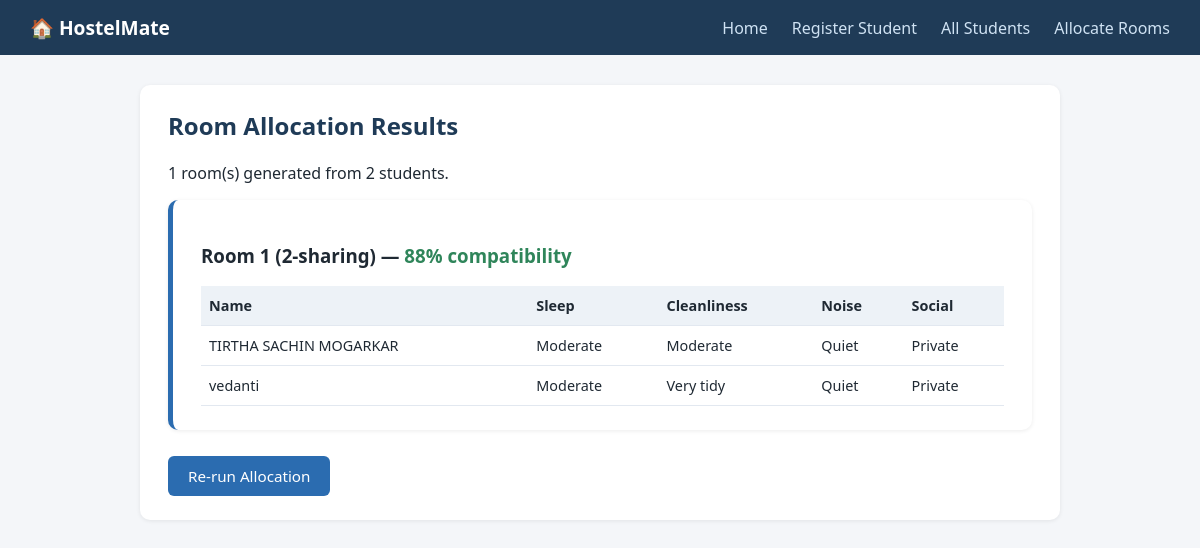
The page /allocate on the database its author committed.
### tables this page shows
CREATE TABLE students (
            id INTEGER PRIMARY KEY AUTOINCREMENT,
            name TEXT NOT NULL,
            sleep_schedule TEXT NOT NULL,
            wake_schedule TEXT NOT NULL,
            study_habits TEXT NOT NULL,
            cleanliness TEXT NOT NULL,
            noise_tolerance TEXT NOT NULL,
            social_preference TEXT NOT NULL,
            guest_frequency TEXT NOT NULL,
            food_preference TEXT NOT NULL,
            study_hours TEXT NOT NULL,
            sleeping_environment TEXT NOT NULL,
            room_size TEXT NOT NULL,            -- '2', '3', or '4'
            preferred_roommates TEXT DEFAULT ''  -- comma-separated student ids
        );

### app.py (the view)
@app.route("/allocate")
def allocate():
    all_students = db.get_all_students()
    if len(all_students) < 2:
        return render_template("allocate.html", rooms=None,
                                warning="Add at least 2 students before running allocation.")
    rooms = matching.allocate_rooms(all_students)
    return render_template("allocate.html", rooms=rooms, warning=None)

### app.py (called while the page is built)
@app.before_request
def ensure_db():
    db.init_db()

### db.py (called while the page is built)
def get_connection():
    conn = sqlite3.connect(DB_NAME)
    conn.row_factory = sqlite3.Row  # lets us access columns by name, e.g. row["name"]
    return conn

def init_db():
    conn = get_connection()
    conn.execute(
        """
        CREATE TABLE IF NOT EXISTS students (
            id INTEGER PRIMARY KEY AUTOINCREMENT,
            name TEXT NOT NULL,
            sleep_schedule TEXT NOT NULL,
            wake_schedule TEXT NOT NULL,
            study_habits TEXT NOT NULL,
            cleanliness TEXT NOT NULL,
            noise_tolerance TEXT NOT NULL,
            social_preference TEXT NOT NULL,
            guest_frequency TEXT NOT NULL,
            food_preference TEXT NOT NULL,
            study_hours TEXT NOT NULL,
            sleeping_environment TEXT NOT NULL,
            room_size TEXT NOT NULL,            -- '2', '3', or '4'
            preferred_roommates TEXT DEFAULT ''  -- comma-separated student ids
        )
        """
    )
    conn.commit()
    conn.close()

def get_all_students():
    conn = get_connection()
    rows = conn.execute("SELECT * FROM students").fetchall()
    conn.close()
    return rows

### matching.py (called while the page is built)
def _attribute_score(field, val_a, val_b):
    if val_a == val_b:
        return 1.0
    if val_a in NEUTRAL_VALUES or val_b in NEUTRAL_VALUES:
        return 1.0
    if field in ORDINAL_SCALES:
        scale = ORDINAL_SCALES[field]
        try:
            dist = abs(scale.index(val_a) - scale.index(val_b))
            max_dist = len(scale) - 1
            return 1.0 - (dist / max_dist)
        except ValueError:
            return 0.0  # unrecognised value, treat as mismatch
    return 0.0

def compute_compatibility(a, b):
    total = 0.0
    for field, weight in WEIGHTS.items():
        total += _attribute_score(field, a[field], b[field]) * weight
    preferred_a = [x.strip() for x in (a["preferred_roommates"] or "").split(",") if x.strip()]
    preferred_b = [x.strip() for x in (b["preferred_roommates"] or "").split(",") if x.strip()]
    if str(b["id"]) in preferred_a and str(a["id"]) in preferred_b:
        total += MUTUAL_PREFERENCE_BONUS
    return round(min(total, 100))

def build_compatibility_matrix(students):
    matrix = {}
    for i, a in enumerate(students):
        for b in students[i + 1:]:
            score = compute_compatibility(a, b)
            matrix[(a["id"], b["id"])] = score
            matrix[(b["id"], a["id"])] = score
    return matrix

### templates/allocate.html
{% extends "base.html" %}
{% block content %}
<div class="card">
    <h2>Room Allocation Results</h2>
    {% if warning %}
        <div class="notice">{{ warning }}</div>
    {% elif rooms %}
        <p>{{ rooms|length }} room(s) generated from {{ rooms|map(attribute="members")|map("length")|sum }} students.</p>
        {% for room in rooms %}
        <div class="card room-card">
            <h3>
                Room {{ loop.index }} ({{ room.members|length }}-sharing)
                —
                <span class="score {{ 'high' if room.avg_compatibility >= 75 else ('mid' if room.avg_compatibility >= 50 else 'low') }}">
                    {{ room.avg_compatibility }}% compatibility
                </span>
            </h3>
            <table>
                <tr><th>Name</th><th>Sleep</th><th>Cleanliness</th><th>Noise</th><th>Social</th></tr>
                {% for m in room.members %}
                <tr>
                    <td>{{ m.name }}</td>
                    <td>{{ m.sleep_schedule }}</td>
                    <td>{{ m.cleanliness }}</td>
                    <td>{{ m.noise_tolerance }}</td>
                    <td>{{ m.social_preference }}</td>
                </tr>
                {% endfor %}
            </table>
        </div>
        {% endfor %}
    {% endif %}
    <a class="btn" href="{{ url_for('allocate') }}">Re-run Allocation</a>
</div>
{% endblock %}

### static/style.css (style rules this page uses)
* { box-sizing: border-box; }
body { font-family: "Segoe UI", Arial, sans-serif; background: #f4f6f9; color: #1f2933; margin: 0; }
.card { background: #fff; border-radius: 10px; padding: 24px 28px; box-shadow: 0 1px 4px rgba(0,0,0,0.08); margin-bottom: 20px; }
h2 { color: #1f3b57; margin-top: 0; }
button, .btn { background: #2b6cb0; color: #fff; border: none; padding: 10px 20px; border-radius: 6px; font-size: 0.95rem; cursor: pointer; text-decoration: none; display: inline-block; margin-top: 10px; }
table { width: 100%; border-collapse: collapse; margin-top: 10px; }
th, td { text-align: left; padding: 10px 8px; border-bottom: 1px solid #e2e8f0; font-size: 0.9rem; }
th { background: #edf2f7; }
.room-card { border-left: 5px solid #2b6cb0; margin-bottom: 16px; }
.score { font-weight: 700; }
.score.high { color: #2f855a; }

### rows shown on the page
students: name "TIRTHA SACHIN MOGARKAR", sleep_schedule "Moderate", cleanliness "Moderate", noise_tolerance "Quiet", social_preference "Private"
students: name "vedanti", sleep_schedule "Moderate", cleanliness "Very tidy", noise_tolerance "Quiet", social_preference "Private"

### other values the page prints
{{ rooms|length }} "1"
{{ rooms|map(attribute="members")|map("length")|sum }} "2"
{{ room.members|length }} "2"
{{ room.avg_compatibility }} "88"
